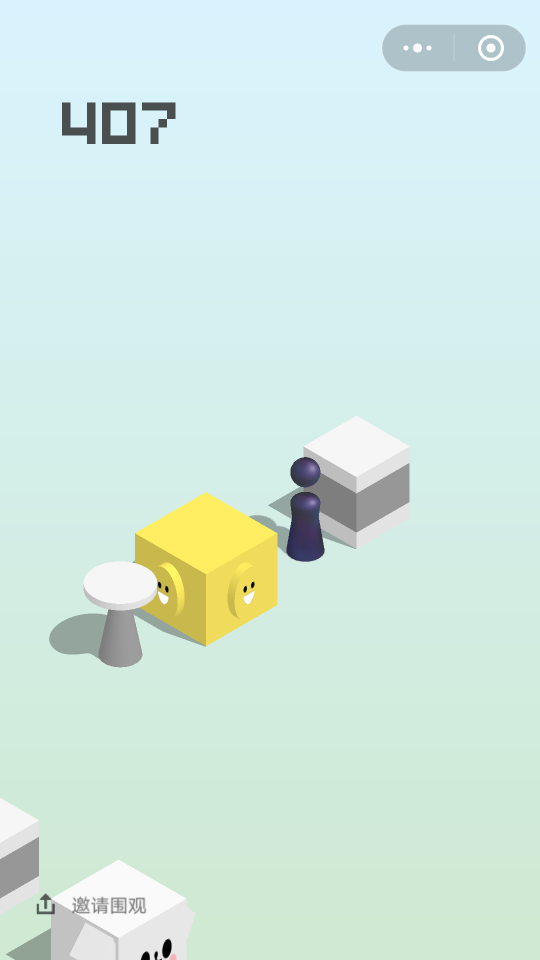
%> input picture 1.png, 1080 x 1920 px, given in place of 1.jpg, which was not available (shown at 1/2 size)
$ octave ident_block.m   (GNU Octave 9; MATLAB toolbox functions it lacks are replaced by stand-ins)
%> lines starting %> are read from the running program, lines starting %| are printed output that depends on the picture; pictures that were not available may be replaced by others from this repository, and a replacement may not be noted
raw=imread('1.jpg');
%> raw is the input picture: size 1920x1080x3 uint8; mean R, G, B 210.2, 233, 224.5
%提取R通道的数值
raw_r=raw(:,:,1);
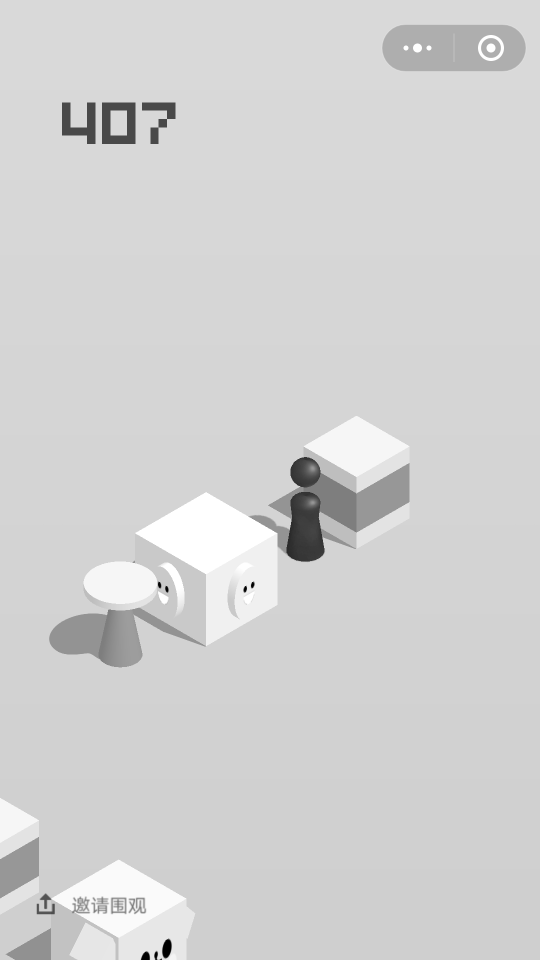
%> raw_r: size 1920x1080 uint8 (shown at 1/2 size); min 0, max 255, mean 210.2
imshow(raw_r);

label1=0;
label1val=0;

label1num=0;
label1min=0;
label1max=0;

currentPIXval=0;

imshow(raw);
%720:900
for i=720:1000

    label1=0;
    label2=0;
    label3=0;
    label4=0;

    label1val=0;
    label2val=0;
    label3val=0;
    label4val=0;


    label1min=0;
    label1max=0;

    findmaxflag=1;

    for x=1:1080
        cur=raw_r(i,x);
        if((cur>label1val-15)&&(cur<label1val+15))
            label1=label1+1;
            if(findmaxflag)
                if(x-label1min>10)
                    label1max=x;
                    findmaxflag=0;
                else
                    label1min=x;
                end
            end

        continue;
        end


        if(label1val==0)
            label1val=cur;
            continue;
        end
    end
    if(abs(label1max-label1min)<1080)
        if(label1max-label1min<=label1num&&(label1max-label1min>20))
            print (label1max+label1min)/2
            hold on;
            plot((label1max+label1min)/2,i,'+','MarkerSize',20);
            break;
        end
        label1num=label1max-label1min;
    end

end
%> after the loop, label1num = 213
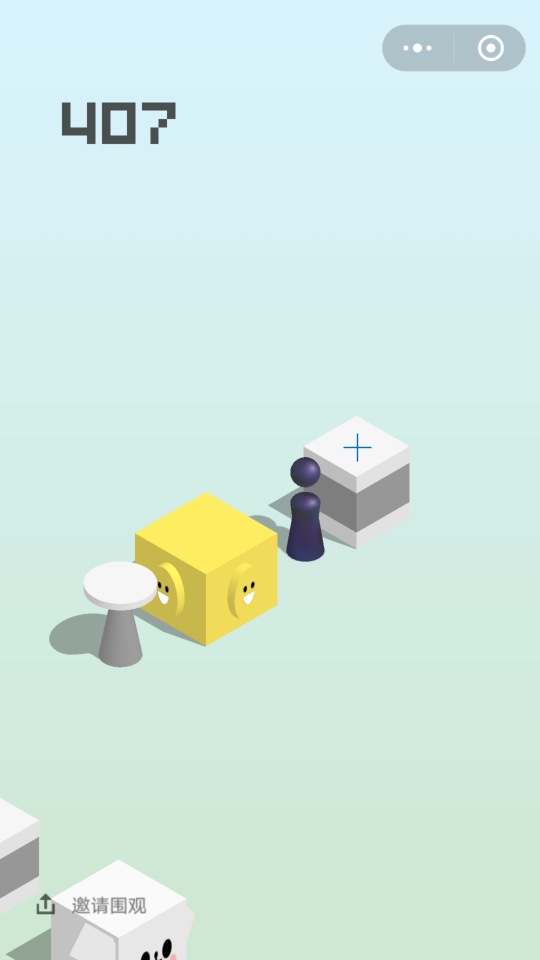
%> figure redrawn from the program's plot data; shown at 1/2 size

$ run again, with 091755.png copied over 1.png
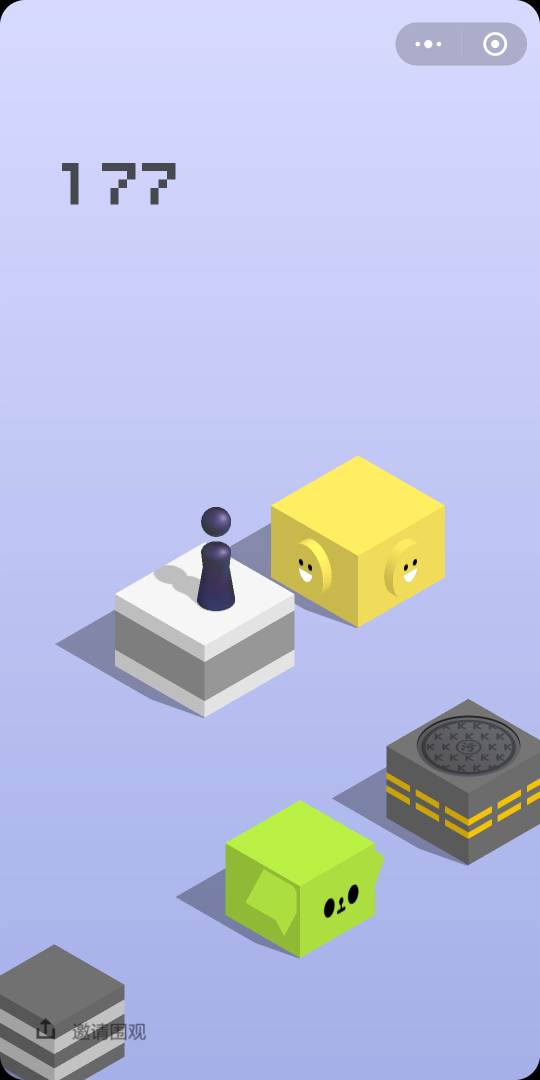
%> input picture 091755.png, 1080 x 2160 px, given in place of 1.jpg, which was not available (shown at 1/2 size)
%> raw is the input picture: size 2160x1080x3 uint8; mean R, G, B 186, 191.8, 220.2
%> `raw_r=raw(:,:,1);`:
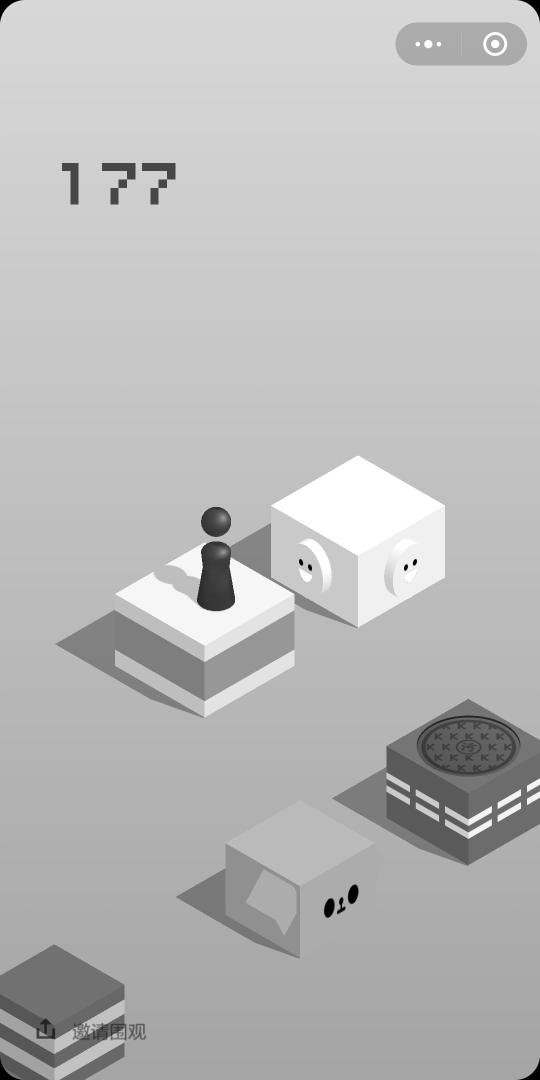
%> raw_r: size 2160x1080 uint8 (shown at 1/2 size); min 0, max 255, mean 186
%> after the loop `for i=720:1000`: label1num = 309
